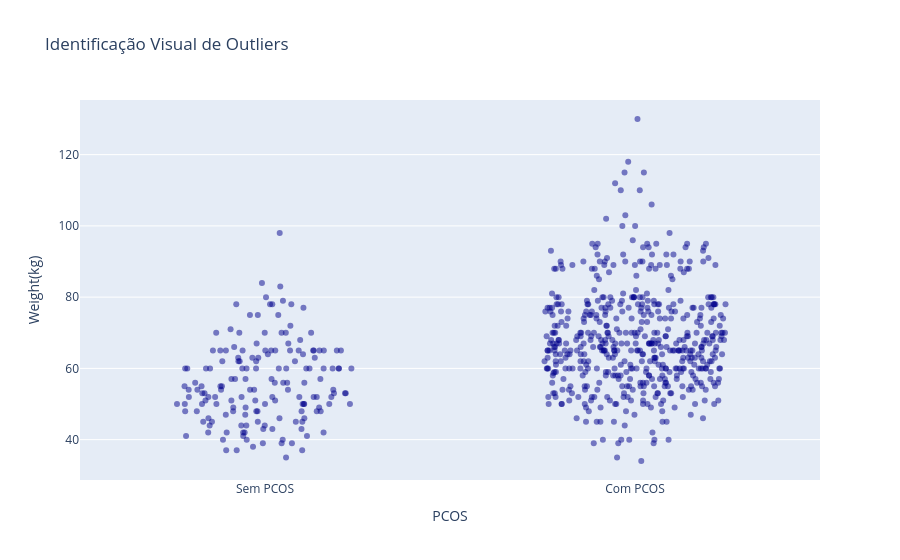
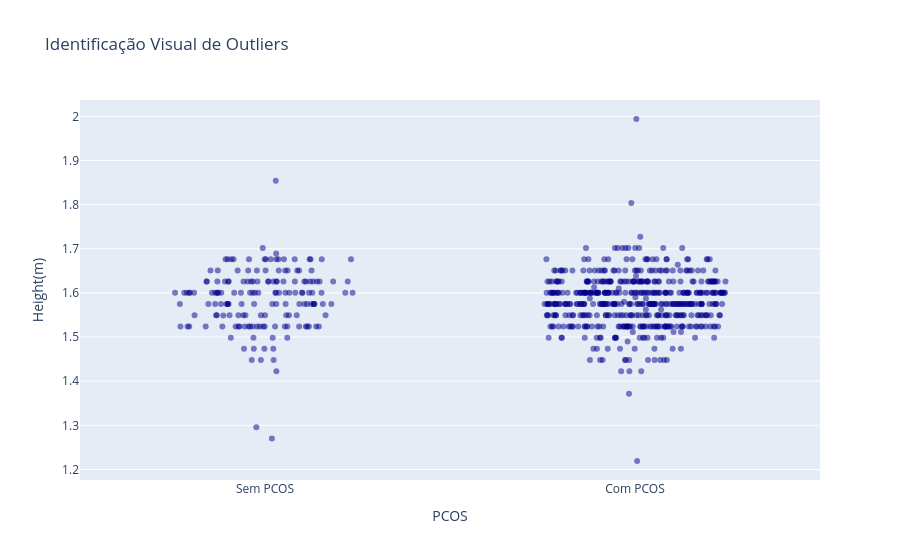
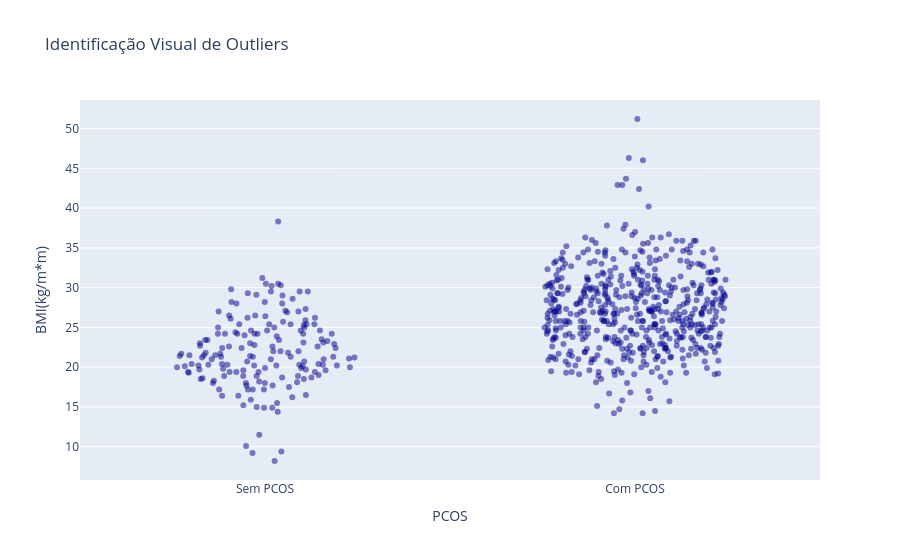

Notebook code cell kept with these figures, in order:
### Code cell
#Para poder identificar os outliers nos gráficos (ver o valor de fato de cada um deles), eu vou plotar novamente gráficos 
#similares ao swarmplot, mas, desta vez, usando a biblioteca plotly porque eu consigo identificar os valores pelo hover do mouse.

for col in numeric_cols_names:
    fig = px.strip(
        dataset,
        x='PCOS',
        y=col,
        hover_data=[
            col
        ], 
        stripmode='overlay', 
        height=500,
        title='Identificação Visual de Outliers',
    )

    fig.update_traces(
        jitter=1.0,
        marker=dict(
        size=6,  
        opacity=0.5, 
        color='darkblue'
    ),)

    fig.update_xaxes(
        tickvals=[0, 1],                
        ticktext=['Sem PCOS', 'Com PCOS']
    )

    fig.show()

### Figure 1 — Plotly figure (JSON) as saved in the notebook; plotly's stock layout.template omitted (floating-point values rounded to 4 significant figures; data arrays with more than 128 entries replaced by an {"elided": "..."} marker saying what was removed)
{"data": [{"alignmentgroup": "True", "boxpoints": "all", "fillcolor": "rgba(255,255,255,0)", "hoveron": "points", "hovertemplate": "PCOS=%{x}<br>Weight(kg)=%{y}<extra></extra>", "jitter": 1, "legendgroup": "", "line": {"color": "rgba(255,255,255,0)"}, "marker": {"color": "darkblue", "opacity": 0.5, "size": 6}, "name": "", "offsetgroup": "", "orientation": "v", "pointpos": 0, "showlegend": false, "type": "box", "x": {"elided": "684 int values"}, "x0": " ", "xaxis": "x", "y": {"elided": "684 float values"}, "y0": " ", "yaxis": "y"}], "layout": {"autosize": true, "boxmode": "overlay", "legend": {"tracegroupgap": 0}, "title": {"text": "Identificação Visual de Outliers"}, "xaxis": {"anchor": "y", "autorange": true, "domain": [0, 1], "range": [-0.5, 1.5], "ticktext": ["Sem PCOS", "Com PCOS"], "tickvals": [0, 1], "title": {"text": "PCOS"}, "type": "linear"}, "yaxis": {"anchor": "x", "autorange": true, "domain": [0, 1], "range": [28.67, 135.3], "title": {"text": "Weight(kg)"}, "type": "linear"}}}

### Figure 2 — Plotly figure (JSON) as saved in the notebook; plotly's stock layout.template omitted (floating-point values rounded to 4 significant figures; data arrays with more than 128 entries replaced by an {"elided": "..."} marker saying what was removed)
{"data": [{"alignmentgroup": "True", "boxpoints": "all", "fillcolor": "rgba(255,255,255,0)", "hoveron": "points", "hovertemplate": "PCOS=%{x}<br>Height(m)=%{y}<extra></extra>", "jitter": 1, "legendgroup": "", "line": {"color": "rgba(255,255,255,0)"}, "marker": {"color": "darkblue", "opacity": 0.5, "size": 6}, "name": "", "offsetgroup": "", "orientation": "v", "pointpos": 0, "showlegend": false, "type": "box", "x": {"elided": "684 int values"}, "x0": " ", "xaxis": "x", "y": {"elided": "684 float values"}, "y0": " ", "yaxis": "y"}], "layout": {"autosize": true, "boxmode": "overlay", "legend": {"tracegroupgap": 0}, "title": {"text": "Identificação Visual de Outliers"}, "xaxis": {"anchor": "y", "autorange": true, "domain": [0, 1], "range": [-0.5, 1.5], "ticktext": ["Sem PCOS", "Com PCOS"], "tickvals": [0, 1], "title": {"text": "PCOS"}, "type": "linear"}, "yaxis": {"anchor": "x", "autorange": true, "domain": [0, 1], "range": [1.176, 2.037], "title": {"text": "Height(m)"}, "type": "linear"}}}

### Figure 3 — Plotly figure (JSON) as saved in the notebook; plotly's stock layout.template omitted (floating-point values rounded to 4 significant figures; data arrays with more than 128 entries replaced by an {"elided": "..."} marker saying what was removed)
{"data": [{"alignmentgroup": "True", "boxpoints": "all", "fillcolor": "rgba(255,255,255,0)", "hoveron": "points", "hovertemplate": "PCOS=%{x}<br>BMI(kg/m*m)=%{y}<extra></extra>", "jitter": 1, "legendgroup": "", "line": {"color": "rgba(255,255,255,0)"}, "marker": {"color": "darkblue", "opacity": 0.5, "size": 6}, "name": "", "offsetgroup": "", "orientation": "v", "pointpos": 0, "showlegend": false, "type": "box", "x": {"elided": "684 int values"}, "x0": " ", "xaxis": "x", "y": {"elided": "684 float values"}, "y0": " ", "yaxis": "y"}], "layout": {"autosize": true, "boxmode": "overlay", "legend": {"tracegroupgap": 0}, "title": {"text": "Identificação Visual de Outliers"}, "xaxis": {"anchor": "y", "autorange": true, "domain": [0, 1], "range": [-0.5, 1.5], "ticktext": ["Sem PCOS", "Com PCOS"], "tickvals": [0, 1], "title": {"text": "PCOS"}, "type": "linear"}, "yaxis": {"anchor": "x", "autorange": true, "domain": [0, 1], "range": [5.811, 53.59], "title": {"text": "BMI(kg/m*m)"}, "type": "linear"}}}
